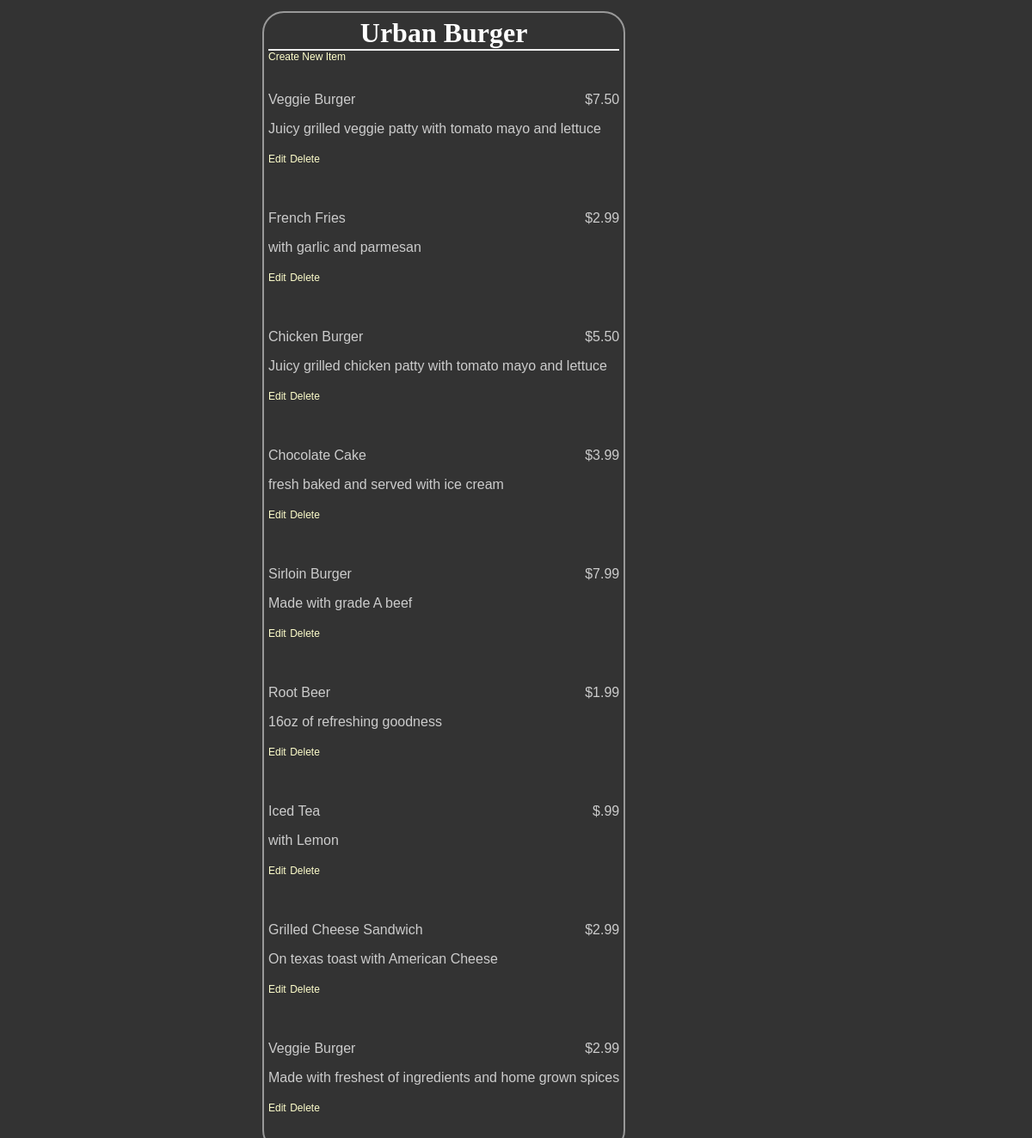
The app's page /restaurants/2/ with its own data.
### database_setup.py (models this page shows)
class Restaurant(Base):
    __tablename__ = 'restaurant'
    name = Column(String(80), nullable = False)
    id = Column(Integer, primary_key = True)

class MenuItem(Base):
    __tablename__ = 'menu_item'
    name = Column(String(80), nullable = False)
    id = Column(Integer, primary_key = True)
    course = Column(String(250))
    description = Column(String(250))
    price = Column(String(8))
    restaurant_id = Column(Integer, ForeignKey('restaurant.id'))
    restaurant = relationship(Restaurant)

### project.py (the view)
@app.route('/restaurants/<int:restaurant_id>/')
def restaurantMenu(restaurant_id):
    restaurant = session.query(Restaurant).filter_by(id=restaurant_id).one()
    items = session.query(MenuItem).filter_by(restaurant_id=restaurant.id)
    return render_template('menu.html', restaurant=restaurant, items=items)

### templates/menu.html (shortened to what this page needs)
<html>
    <head>
        <link rel=stylesheet type=text/css href="{{ url_for('static', filename='styles.css') }}">
    </head>
    <body>
        <div class='pane'>
            <div class='header'>
            <h1>{{restaurant.name}}</h1>
        </div>
        <a href={{url_for('newMenuItem', restaurant_id=restaurant.id)}}>Create New Item</a>
        {% for i in items %}
        <div>
            <span class='name'><p>{{i.name}}</p></span>
            <span class='price'><p> {{i.price}}</p></span>
        </div>
        <div class='description'>
            <p>{{i.description}}</p>
        </div>
        <div class='editdeletepane'>
            <a href={{url_for('editMenuItem', restaurant_id=restaurant.id, menu_id= i.id)}}>Edit</a>
            <a href={{url_for('deleteMenuItem', restaurant_id=restaurant.id, menu_id= i.id)}}>Delete</a>
        </div>
        {% endfor %}
    </body>
</html>

### static/styles.css (style rules this page uses)
body { font-family: sans-serif; background-color: #333333 }
h1, h2, h3, h4 { color: #ffffff; }
h1, h2 { font-family: 'georgia', serif; margin: 0; }
h1 { border-bottom: 2px solid #eee; }
p, dd, dt { color: #cccccc; }
a { text-decoration: none; color: #ffffcc; font-size: .75em; }
.pane { position: absolute; left: 25%; border: 2px solid; border-radius: 25px; padding: 5px; margin: 5px; border-color: #999999; background-color: #333333 }
.header { left: 50%; text-align: center; }
.name { width: 50%; display: inline-block; float: left; }
.price { text-align: right; width: 50%; float: right; }

### records on screen
Restaurant: name "Urban Burger"
MenuItem: name "Veggie Burger", price "$7.50", description "Juicy grilled veggie patty with tomato mayo and lettuce"
MenuItem: name "French Fries", price "$2.99", description "with garlic and parmesan"
MenuItem: name "Chicken Burger", price "$5.50", description "Juicy grilled chicken patty with tomato mayo and lettuce"
MenuItem: name "Chocolate Cake", price "$3.99", description "fresh baked and served with ice cream"
MenuItem: name "Sirloin Burger", price "$7.99", description "Made with grade A beef"
MenuItem: name "Root Beer", price "$1.99", description "16oz of refreshing goodness"
MenuItem: name "Iced Tea", price "$.99", description "with Lemon"
MenuItem: name "Grilled Cheese Sandwich", price "$2.99", description "On texas toast with American Cheese"
MenuItem: name "Veggie Burger", price "$2.99", description "Made with freshest of ingredients and home grown spices"
